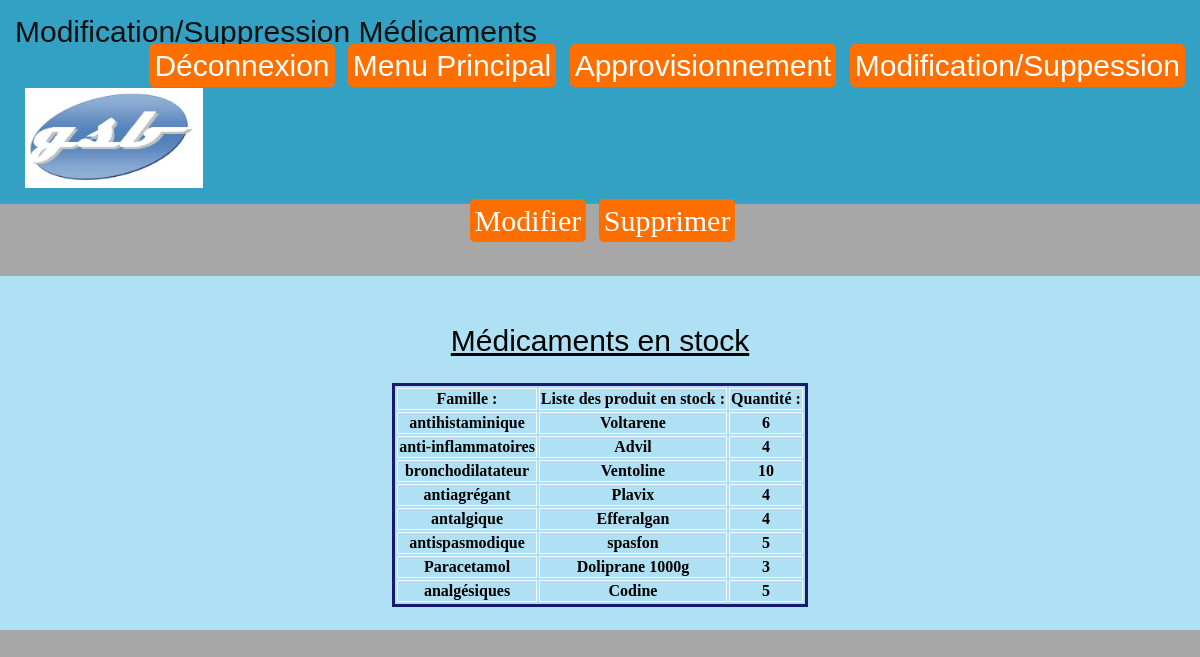
The page /.history/Controleur/GeneralControleur_20210517202147.php?target=modifier on the database its author committed.
### tables this page shows
CREATE TABLE `medicament` (
  `idMedicament` int(3) NOT NULL,
  `Nom_produit` varchar(60) DEFAULT NULL,
  `idFamilleMedicament` int(3) NOT NULL,
  `Qte_stock` int(3) DEFAULT '0'
);

CREATE TABLE `famille` (
  `idFamille` int(3) NOT NULL,
  `libFamille` varchar(60) DEFAULT NULL
);

### Vues/tableau.php (called while the page is built, shortened)
<?php
  include(__DIR__ ."/../Models/connexion.php");
  $reponse=$bdd->query('SELECT Nom_produit , Qte_stock , libFamille FROM medicament INNER JOIN famille on idFamilleMedicament = idFamille');
?>

### Models/modifier.php (the view, shortened to what this page needs)
<html>
	<head>
		<link rel="stylesheet" type="text/css" href="../pdo/css/App.css" />
	</head>
	<body>
		<header>
			Modification/Suppression Médicaments
            <?php
            include(__DIR__ ."/../Models/header.php");
            ?>
            <?php
                include(__DIR__ ."/../Vues/tableau.php");
            ?>
            <form>
                 <a href="?target=changement" class="m-link">Modifier</a>
                 <a href="?target=supp" class="m-link"> Supprimer</a>
            </form>
                <section>
                    <br>
                    <u><h2>Médicaments en stock</h2></u>
                    <table>
                        <tr>
                            <th>Famille :</th>
                            <th>Liste des produit en stock :</th>
                            <th>Quantité :</th>
                        </tr>
                        <?php
                            while ($donnees=$reponse->fetch())
                             {
                        ?>
                        <form id="mod"action="?target=changement" method="POST" class="form">
                        <tr>
                                <th><?php echo $donnees['libFamille'];?></th>
                                <th><?php echo $donnees['Nom_produit'];?></th>
                                <th><?php echo $donnees['Qte_stock'];?></th>
                        </tr>
                        </form>
                        <?php
                            }
                        ?>
                    </table>
                    <br>
                </section>
            <br>
	</body>
</html>

### css/App.css (style rules this page uses)
body { height: auto; width: auto; background-color: rgb(167, 167, 167); margin: 0; padding: 0; }
header { text-align: left; padding: 15px; background-color: rgba(33, 160, 199, 0.87); color: rgb(15, 15, 15); font: 30px arial; border-bottom: solid 1px #888; }
a { padding: 5px; background-color: rgb(255, 111, 0); text-decoration: none; color: #FFF; vertical-align: auto; margin-left: 5px; border-radius: 5px; }
table { margin: auto; min-width: 400px; width: auto; cursor: pointer; border: 3px solid midnightblue; }
tr, td, th { border: 1px solid rgb(248, 248, 248); }
h2, h1 { text-align: center; font: 30px arial; color: black; }
form { text-align: center; font-size: 30px; }
section { margin-top: 1cm; font-size: 20px; background-color: rgb(176, 224, 243); text-align: center; }

### rows shown on the page
medicament: idFamilleMedicament.libFamille "antihistaminique", Nom_produit "Voltarene", Qte_stock "6"
medicament: idFamilleMedicament.libFamille "anti-inflammatoires", Nom_produit "Advil", Qte_stock "4"
medicament: idFamilleMedicament.libFamille "bronchodilatateur", Nom_produit "Ventoline", Qte_stock "10"
medicament: idFamilleMedicament.libFamille "antiagrégant", Nom_produit "Plavix", Qte_stock "4"
medicament: idFamilleMedicament.libFamille "antalgique", Nom_produit "Efferalgan", Qte_stock "4"
medicament: idFamilleMedicament.libFamille "antispasmodique", Nom_produit "spasfon", Qte_stock "5"
medicament: idFamilleMedicament.libFamille "Paracetamol", Nom_produit "Doliprane 1000g", Qte_stock "3"
medicament: idFamilleMedicament.libFamille "analgésiques", Nom_produit "Codine", Qte_stock "5"
